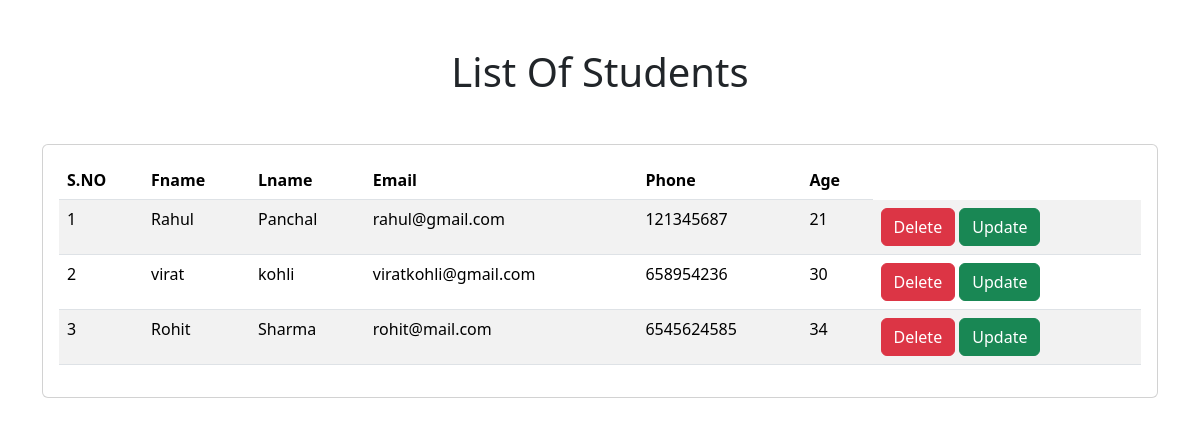
/manage, run on the app's committed database.
### website/models.py (models this page shows, shortened)
class Members(models.Model):
    fname = models.CharField(max_length=50)
    lname = models.CharField(max_length=100)
    email = models.EmailField(max_length=200)
    phone = models.IntegerField()
    age = models.IntegerField()

### website/views.py (the view)
# urls.py: path('manage', views.manage , name='manage'),
def manage(request):
    members = Members.objects.all()
    return render(request, 'manage.html' , {'members': members})

### website/templates/manage.html (shortened to what this page needs)
<html lang="en">
<head>
    <link href="https://cdn.jsdelivr.net/npm/bootstrap@5.3.2/dist/css/bootstrap.min.css" rel="stylesheet">
</head>
<body>
    <h1 class="text-center m-5">List Of  Students</h1>
    <div class="container">
        <div class="row">
            <div class="col-md-12">
                <div class="card">
                    <div class="card-body">
                        <table class="table table-striped">
                            <thead>
                                <tr>
                                    <th>S.NO</th>
                                    <th>Fname</th>
                                    <th>Lname</th>
                                    <th>Email</th>
                                    <th>Phone</th>
                                    <th>Age</th>
                                </tr>
                            </thead>
                            <tbody>
                                {% for s in members %}
                                    <tr>
                                        <td>{{ forloop.counter }}</td>
                                        <td>{{ s.fname }}</td>
                                        <td>{{ s.lname }}</td>
                                        <td>{{ s.email }}</td>
                                        <td>{{ s.phone }}</td>
                                        <td>{{ s.age }}</td>
                                        <td>
                                            <a href="{% url 'delete' s.phone %}" class="btn btn-danger md-sm">Delete</a>
                                            <a href="{% url 'update' s.phone %}" class="btn btn-success md-sm">Update</a>
                                        </td>
                                    </tr>
                                {% endfor %}
                            </tbody>
                        </table>
                    </div>
                </div>
            </div>
        </div>
    </div>
</body>
</html>

### data on the page
Members: fname "Rahul", lname "Panchal", email "rahul@gmail.com", phone "121345687", age "21"
Members: fname "virat", lname "kohli", email "viratkohli@gmail.com", phone "658954236", age "30"
Members: fname "Rohit", lname "Sharma", email "rohit@mail.com", phone "6545624585", age "34"
